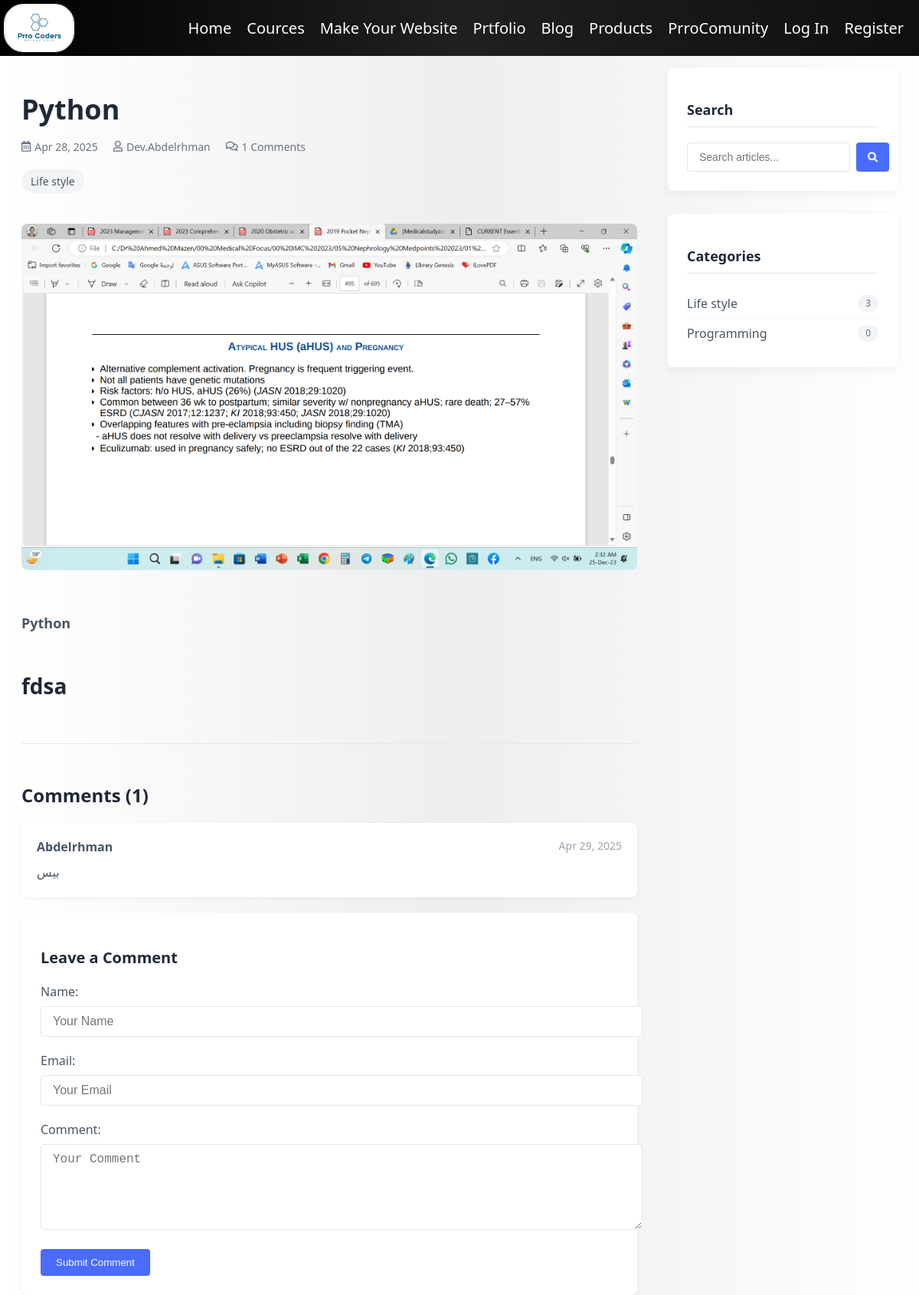
The app's page /blog/post/2025/4/28/python/ with its own data.
### blog/models.py (models this page shows, shortened)
class Post(models.Model):
    STATUS_CHOICES = (
        ('draft', 'Draft'),
        ('published', 'Published'),
    )
    title = models.CharField(max_length=200)
    slug = models.SlugField(unique_for_date='publish_date')
    author = models.ForeignKey(User, on_delete=models.CASCADE, related_name='blog_posts')
    content = models.TextField()
    content_html = models.TextField(editable=False, blank=True)
    featured_image = models.ImageField(upload_to='blog/%Y/%m/%d/', blank=True, null=True)
    publish_date = models.DateTimeField(default=timezone.now)
    created_date = models.DateTimeField(auto_now_add=True)
    updated_date = models.DateTimeField(auto_now=True)
    status = models.CharField(max_length=10, choices=STATUS_CHOICES, default='draft')
    categories = models.ManyToManyField(Category, related_name='posts')
    class Meta:
        ordering = ['-publish_date']

class Category(models.Model):
    name = models.CharField(max_length=100)
    slug = models.SlugField(unique=True)
    description = models.TextField(blank=True)
    class Meta:
        verbose_name_plural = "Categories"
        ordering = ['name']

class Comment(models.Model):
    post = models.ForeignKey(Post, on_delete=models.CASCADE, related_name='comments')
    name = models.CharField(max_length=100)
    email = models.EmailField()
    content = models.TextField()
    created_date = models.DateTimeField(auto_now_add=True)
    approved = models.BooleanField(default=False)
    class Meta:
        ordering = ['created_date']

### blog/views.py (the view)
class PostDetailView(DetailView):
    model = Post
    template_name = 'blog/post_detail.html'
    context_object_name = 'post'
    def get_object(self):
        year = self.kwargs.get('year')
        month = self.kwargs.get('month')
        day = self.kwargs.get('day')
        slug = self.kwargs.get('slug')
        post = get_object_or_404(
            Post,
            publish_date__year=year,
            publish_date__month=month,
            publish_date__day=day,
            slug=slug
        )
        if post.status == 'draft':
            if self.request.user.is_authenticated and (self.request.user.is_staff or self.request.user.is_superuser):
                if self.request.user == post.author or self.request.user.is_superuser:
                    return post
            raise Http404("This post is not published yet")
        return post
    def get_context_data(self, **kwargs):
        context = super().get_context_data(**kwargs)
        context['comments'] = self.object.comments.filter(approved=True)
        context['comment_form'] = CommentForm()
        context['categories'] = Category.objects.all()
        return context

### blog/forms.py
class CommentForm(forms.ModelForm):
    class Meta:
        model = Comment
        fields = ['name', 'email', 'content']
        widgets = {
            'name': forms.TextInput(attrs={'class': 'form-control', 'placeholder': 'Your Name'}),
            'email': forms.EmailInput(attrs={'class': 'form-control', 'placeholder': 'Your Email'}),
            'content': forms.Textarea(attrs={'class': 'form-control', 'rows': 5, 'placeholder': 'Your Comment'})
        }

### templates/blog/post_detail.html (shortened to what this page needs)
{% extends 'layout.html' %}
{% load static %}
{% block head %}
<link rel="stylesheet" href="https://cdnjs.cloudflare.com/ajax/libs/font-awesome/5.15.4/css/all.min.css">
<link rel="stylesheet" href="https://cdnjs.cloudflare.com/ajax/libs/prism/1.24.1/themes/prism.min.css">
{% endblock %}
{% block body %}
<div class="post-container">
    <div class="post-layout">
        <main>
            <article class="post">
                <header class="post-header">
                    <h1 class="post-title">{{ post.title }}</h1>
                    <div class="post-meta">
                        <span><i class="far fa-calendar-alt"></i> {{ post.publish_date|date:"M d, Y" }}</span>
                        <span><i class="far fa-user"></i> {{ post.author.username }}</span>
                        <span><i class="far fa-comments"></i> {{ comments.count }} Comments</span>
                    </div>
                    {% if post.categories.all %}
                        <div class="post-categories">
                            {% for category in post.categories.all %}
                                <a href="{% url 'blog:category' slug=category.slug %}" class="post-category">
                                    {{ category.name }}
                                </a>
                            {% endfor %}
                        </div>
                    {% endif %}
                </header>
                {% if post.featured_image %}
                    <img src="{{ post.featured_image.url }}" alt="{{ post.title }}" class="post-featured-image">
                {% endif %}
                <div class="post-content">
                    {{ post.content_html|safe }}
                </div>
                <section class="comments-section">
                    <h2 class="comments-title">Comments ({{ comments.count }})</h2>
                    {% if comments %}
                        {% for comment in comments %}
                            <div class="comment">
                                <div class="comment-meta">
                                    <span class="comment-author">{{ comment.name }}</span>
                                    <span class="comment-date">{{ comment.created_date|date:"M d, Y" }}</span>
                                </div>
                                <div class="comment-content">
                                    {{ comment.content }}
                                </div>
                            </div>
                        {% endfor %}
                    {% else %}
                        <p>No comments yet. Be the first to comment!</p>
                    {% endif %}
                    <div class="comment-form">
                        <h3 class="comment-form-title">Leave a Comment</h3>
                        <form method="post">
                            <div class="form-group">
                                <label for="{{ comment_form.name.id_for_label }}">Name:</label>
                                {{ comment_form.name }}
                            </div>
                            <div class="form-group">
                                <label for="{{ comment_form.email.id_for_label }}">Email:</label>
                                {{ comment_form.email }}
                            </div>
                            <div class="form-group">
                                <label for="{{ comment_form.content.id_for_label }}">Comment:</label>
                                {{ comment_form.content }}
                            </div>
                            <button type="submit" class="btn-primary">Submit Comment</button>
                        </form>
                    </div>
                </section>
            </article>
        </main>
        <aside class="blog-sidebar">
            <div class="sidebar-widget">
                <h3>Search</h3>
                <form action="{% url 'blog:search_results' %}" method="get" class="search-form">
                    <input type="text" name="q" placeholder="Search articles..." class="search-input" required>
                    <button type="submit" class="search-button">
                        <i class="fas fa-search"></i>
                    </button>
                </form>
            </div>
            <div class="sidebar-widget">
                <h3>Categories</h3>
                <ul class="category-list">
                    {% for category in categories %}
                        <li>
                            <a href="{% url 'blog:category' slug=category.slug %}">
                                {{ category.name }}
                                <span class="category-count">{{ category.posts.count }}</span>
                            </a>
                        </li>
                    {% empty %}
                        <li>No categories available</li>
                    {% endfor %}
                </ul>
            </div>
        </aside>
    </div>
</div>
{% endblock %}

### static/style.css (style rules this page uses)
body { background: linear-gradient(90deg, #ffffffaf 0%, #e8e8e8c1 50%, #ffffff 100%); font-family: 'Segoe UI', Tahoma, Geneva, Verdana, sans-serif; }

### templates/blog/post_detail.html (style rules this page uses)
.post-container { max-width: 1200px; margin: 0 auto; padding: 0 20px; }
.post-layout { display: grid; grid-template-columns: 1fr 300px; gap: 40px; }
.post-header { margin-bottom: 30px; }
.post-title { font-size: 36px; font-weight: 700; margin-bottom: 15px; color: #1f2937; }
.post-meta { display: flex; gap: 20px; color: #6b7280; font-size: 14px; margin-bottom: 20px; }
.post-meta span { display: flex; align-items: center; gap: 5px; }
.post-featured-image { width: 100%; height: auto; max-height: 500px; object-fit: cover; border-radius: 8px; margin-bottom: 30px; }
.post-content { color: #4b5563; line-height: 1.8; font-size: 18px; margin-bottom: 40px; }
.post-content h2 { font-size: 28px; margin-top: 40px; margin-bottom: 20px; color: #1f2937; }
.post-content p { margin-bottom: 20px; }
.post-categories { display: flex; flex-wrap: wrap; gap: 10px; margin-bottom: 40px; }
.post-category { background: #f3f4f6; padding: 6px 12px; border-radius: 20px; font-size: 14px; color: #4b5563; text-decoration: none; transition: background 0.3s, color 0.3s; }
.comments-section { margin-top: 50px; border-top: 1px solid #e5e7eb; padding-top: 30px; }
.comments-title { font-size: 24px; font-weight: 600; margin-bottom: 20px; color: #1f2937; }
.comment { background: white; border-radius: 8px; padding: 20px; margin-bottom: 20px; box-shadow: 0 2px 5px rgba(0, 0, 0, 0.05); }
.comment-meta { display: flex; justify-content: space-between; margin-bottom: 10px; }
.comment-author { font-weight: 600; color: #4b5563; }
.comment-date { font-size: 14px; color: #9ca3af; }
.comment-content { color: #4b5563; line-height: 1.6; }
.comment-form { background: white; border-radius: 8px; padding: 25px; box-shadow: 0 2px 5px rgba(0, 0, 0, 0.05); }
.comment-form-title { font-size: 20px; font-weight: 600; margin-bottom: 20px; color: #1f2937; }
.form-group { margin-bottom: 20px; }
.form-group label { display: block; margin-bottom: 8px; color: #4b5563; font-weight: 500; }
.form-control { width: 100%; padding: 10px 15px; border: 1px solid #e5e7eb; border-radius: 4px; font-size: 16px; transition: border-color 0.3s; }
.btn-primary { background: #4a6bff; color: white; border: none; padding: 10px 20px; border-radius: 4px; font-weight: 500; cursor: pointer; transition: background 0.3s; }
.blog-sidebar { position: sticky; top: 30px; align-self: start; }
.sidebar-widget { background: white; border-radius: 8px; padding: 25px; margin-bottom: 30px; box-shadow: 0 5px 15px rgba(0, 0, 0, 0.05); }
.sidebar-widget h3 { font-size: 18px; font-weight: 600; margin-bottom: 20px; padding-bottom: 10px; border-bottom: 1px solid #e5e7eb; color: #1f2937; }
.search-form { display: flex; gap: 8px; }
.search-input { flex-grow: 1; padding: 10px 15px; border: 1px solid #e5e7eb; border-radius: 4px; font-size: 14px; }
.search-button { background: #4a6bff; color: white; border: none; border-radius: 4px; padding: 0 15px; cursor: pointer; transition: background 0.3s; }
.category-list { list-style: none; padding: 0; margin: 0; }
.category-list li { padding: 8px 0; border-bottom: 1px solid #f3f4f6; }
.category-list li:last-child { border-bottom: none; }
.category-list a { color: #4b5563; text-decoration: none; transition: color 0.3s; display: flex; justify-content: space-between; }
.category-count { background: #f3f4f6; border-radius: 20px; padding: 2px 10px; font-size: 12px; color: #6b7280; }

### templates/layout.html (style rules this page uses)
body { font-family: 'Segoe UI', Tahoma, Geneva, Verdana, sans-serif; }

### records on screen
Post: title "Python", publish_date "Apr 28, 2025", author.username "Dev.Abdelrhman", featured_image (picture), content_html "Python fdsa"
Category: name "Life style", posts.count "3"
Comment: name "Abdelrhman", created_date "Apr 29, 2025", content "بيس"
Category: name "Programming", posts.count "0"

### other values on screen
{{ comments.count }} "1"
